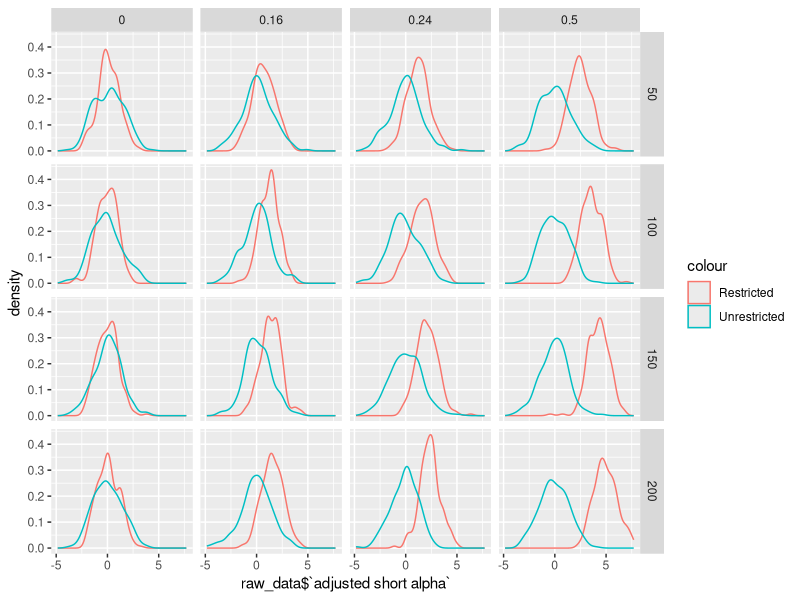

Here is the R script that generated this plot:
## ---- chunk 1
knitr::opts_chunk$set(echo = FALSE)
rm(list=ls())
library(broom)
library(MASS)
library(tidyverse)
## ---- chunk 2

simulate_regs <- function(beta, n){
   x <- mvrnorm (n, c(0,0), rbind(c(1,.7), c(.7,1)))
  e <- rnorm(n, 0,1)
  y <- .2 * x[,1] +  e  + beta*x[,2] 
  
  longreg <-lm(formula = y ~ x[, 1] + x[, 2])
  shortreg <-lm(formula = y ~ x[, 1])

  #pick regression:
   if (.05 > tidy(longreg)$p.value[3] ) {
     spec <- 1
     alpha <- tidy(longreg)$estimate[2]
     t_stat <- tidy(longreg)$statistic[2]
     inCI <- 0.2>confint(longreg)[2,1] & 0.2<confint(longreg)[2,2]
     
   }else {
      spec <- 0
     alpha <- tidy(shortreg)$estimate[2]
     t_stat <- tidy(shortreg)$statistic[2]
     inCI <- 0.2>confint(shortreg)[2,1] & 0.2<confint(longreg)[2,2]  
    
  }
  
  return_vector <- c(coef(longreg)[2], coef(longreg)[3], 0.2>confint(longreg)[2,1] & 0.2<confint(longreg)[2,2], coef(shortreg)[2], 0.2>confint(shortreg)[2,1] & 0.2<confint(shortreg)[2,2], spec, alpha, t_stat, inCI)
  names(return_vector) <- c("long alpha","long beta", "long alpha in CI", "short alpha" , "short alpha in CI", "Specification", "everyday alpha", "everyday t", "everday in CI" )
  return(return_vector)
}


colVars <- function(x, na.rm=FALSE, dims=1, unbiased=TRUE, SumSquares=FALSE,
                    twopass=FALSE) {
  if (SumSquares) return(colSums(x^2, na.rm, dims))
  N <- colSums(!is.na(x), FALSE, dims)
  Nm1 <- if (unbiased) N-1 else N
  if (twopass) {x <- if (dims==length(dim(x))) x - mean(x, na.rm=na.rm) else
                     sweep(x, (dims+1):length(dim(x)), colMeans(x,na.rm,dims))}
  (colSums(x^2, na.rm, dims) - colSums(x, na.rm, dims)^2/N) / Nm1
}
## ---- chunk 3
results_table <- c()
raw_results <- c()
betas<- c(0, .16, .24, .50)
simulation_sizes <- c(50,100, 150, 200)


for (beta_coef in betas) {
  for (size in simulation_sizes){
    sim_results <- c()
    for (i in seq(200)) {
      simulation <- simulate_regs(beta_coef, size)
      sim_results <- rbind( sim_results, simulation )
      raw_results <- rbind(raw_results, c(beta_coef , size, simulation ))
    }
    results_table <- rbind(results_table, c(beta_coef , size, colMeans(sim_results)))
    results_table <- rbind(results_table, c(beta_coef , size, colVars(sim_results)))
    colnames(raw_results)[1] <- "beta"
    colnames(raw_results)[2] <- "n"
  }
  
}
## ---- chunk 4
library(knitr)
Q2 <- results_table[c(2,4,6,8), c(3,6,9)]
rownames(Q2) <- c("n = 50", "n = 100", "n = 150", "n = 200")
## ---- chunk 5
kable(Q2)
## ---- chunk 6
library(kableExtra)
bias <- as.data.frame(results_table)
bias <- bias[bias[,1]!=0.00,]
bias$`long alpha bias` <- bias[3] -0.2


bias$`short alpha bias` <- bias$`short alpha` -0.2

bias$`everyday alpha bias` <- bias$`everyday alpha` -0.2

bias <- cbind(bias$V1,bias$V2,bias$`long alpha bias`, bias$`short alpha bias`,bias$`everyday alpha bias`)
colnames(bias)<-cbind("Beta2", "N", "Long alpha bias", "Short alpha bias", "Everyday alpha bias")
odd <- seq(1,23,2)
bias <- bias[odd,]

## ---- chunk 7
kable(bias,row.names=FALSE) 
## ---- chunk 8
ci <- as.data.frame(results_table)

ci <- cbind(ci$beta,ci$n,ci$`long alpha in CI`,ci$`short alpha in CI`,ci$`everday in CI`)
#colnames(ci)<-cbind("Beta2", "N", "Long alpha in CI", "Short alpha in CI", "Everyday alpha in CI")

odd <- seq(1,31,2)
ci <- ci[odd,]

## ---- chunk 9
kable(ci,row.names=FALSE) 
## ---- chunk 10
raw_data <-as.data.frame(raw_results)
raw_data$`adjusted short alpha` <- (raw_data$n)^(.5)*(raw_data$`short alpha` - .2)
raw_data$`adjusted long alpha`  <- (raw_data$n)^(.5)*(raw_data$`long alpha` - .2)

## ---- chunk 11
ggplot(raw_data ) + geom_density(aes(raw_data$`adjusted short alpha`, color = "Restricted")) +geom_density(aes(raw_data$`adjusted long alpha`, color = "Unrestricted")) + facet_grid(raw_data$n~raw_data$beta)
